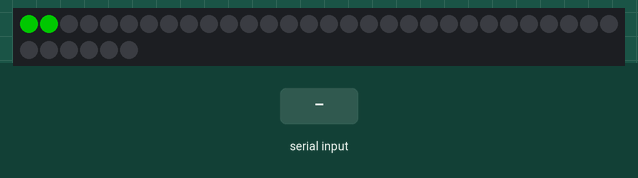
This sketch was run on a simulated Arduino Uno, built with avr-gcc and run on an emulated ATmega328P. On the bench: 36 RGB LEDs in strip order, left to right, continuing on the next row. The test bench sets the inputs (shaded band). Dim RGB values are drawn brighter than linear; random numbers use the default seed unless the sketch sets one; what the sketch prints to the serial monitor is not drawn.

Above: at 1.2 s.
1.3 s: "v1\n" received over Serial
At 5.71 s:
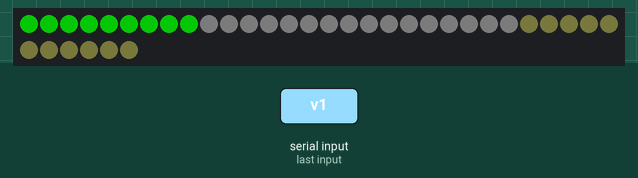
At 17.7 s:
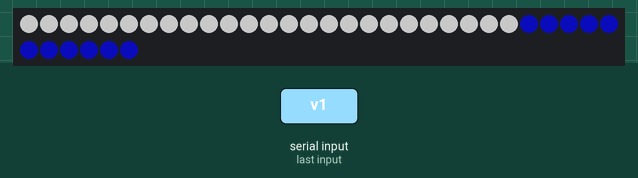

The sketch:

omics-ai-firmware.ino
```cpp
#include <Adafruit_NeoPixel.h>

// Which pin on the Arduino is connected to the NeoPixels?
#define LED_PIN    5
#define LED_COUNT 36

//   NEO_KHZ800  800 KHz bitstream (most NeoPixel products w/WS2812 LEDs)
//   NEO_KHZ400  400 KHz (classic 'v1' (not v2) FLORA pixels, WS2811 drivers)
//   NEO_GRB     Pixels are wired for GRB bitstream (most NeoPixel products)
//   NEO_RGB     Pixels are wired for RGB bitstream (v1 FLORA pixels, not v2)
//   NEO_RGBW    Pixels are wired for RGBW bitstream (NeoPixel RGBW products)
Adafruit_NeoPixel strip(LED_COUNT, LED_PIN, NEO_GRB + NEO_KHZ800);

// ------ Maps of pixels by physical position
static const uint8_t ENDROW = 255;

static const uint8_t Y0[3] = { 14, 34, ENDROW };
static const uint8_t Y1[13] = { 0, 4, 6, 9, 13, 15, 16, 23, 24, 25, 26, 33, ENDROW };
static const uint8_t Y2[11] = { 1, 3, 7, 10, 12, 17, 22, 21, 27, 29, ENDROW };
static const uint8_t Y3[12] = { 2, 5, 8, 11, 18, 19, 20, 30, 31, 28, 32, ENDROW };
static const uint8_t* Y[5] = { Y0, Y1, Y2, Y3, NULL };

static const uint8_t X0[2] = { 1, ENDROW };
static const uint8_t X1[3] = { 0, 2, ENDROW };
static const uint8_t X2[2] = { 3, ENDROW };
static const uint8_t X3[3] = { 4, 5, ENDROW };
static const uint8_t X4[2] = { 6, ENDROW };
static const uint8_t X5[3] = { 7, 8, ENDROW };
static const uint8_t X6[4] = { 9, 10, 11, ENDROW };
static const uint8_t X7[4] = { 12, 13, 14, ENDROW };
static const uint8_t X8[3] = { 16, 17, ENDROW };
static const uint8_t X9[3] = { 15, 18, ENDROW };
static const uint8_t X10[3] = { 22, 19, ENDROW };
static const uint8_t X11[2] = { 23, ENDROW };
static const uint8_t X12[4] = { 24, 21, 20, ENDROW };
static const uint8_t X13[3] = { 25, 30, ENDROW };
static const uint8_t X14[3] = { 29, 31, ENDROW };
static const uint8_t X15[4] = { 26, 27, 28, ENDROW };
static const uint8_t X16[4] = { 32, 33, 34, ENDROW };
static const uint8_t* X[] = { X0, X1, X2, X3, X4, X5, X6, X7, X8, X9, X10, X11, X12, X13, X14, X15, X16, NULL };
static const uint8_t* X_REV[] = { X16, X15, X14, X13, X12, X11, X10, X9, X8, X7, X6, X5, X4, X3, X2, X1, X0, NULL };
static const uint8_t* X_MID[] = { X0, X16, X1, X15, X2, X14, X3, X4, X13, X5, X12, X6, X11, X7, X10, X8, X9, NULL };

// OMICS letters are 0..24
static const uint8_t OMICS_LAST_LED = 24;
// AI letters are 25..34
//static const uint32_t AI_PURPLE_HSV = 0xadc8e3; // "true" RGB is #4d51e5 = 238deg, 66%, 90% = hsv(a8,a9,e5) but this looks closer to me
static const uint32_t AI_PURPLE_HSV = 0xa8a9e5;

// low-level functions
uint32_t lerp(uint32_t a, uint32_t b, uint8_t p) {
  uint8_t ah = (a >> 16) & 0xff;
  uint8_t bh = (b >> 16) & 0xff;
  uint8_t as = (a >> 8) & 0xff;
  uint8_t bs = (b >> 8) & 0xff;
  uint8_t av = a & 0xff;
  uint8_t bv = b & 0xff;

  uint8_t h = static_cast<uint8_t>((ah * (255 - p) + bh * p) / 255);
  uint8_t s = static_cast<uint8_t>((as * (255 - p) + bs * p) / 255);
  uint8_t v = static_cast<uint8_t>((av * (255 - p) + bv * p) / 255);

  return
    (static_cast<uint32_t>(h) << 16) |
    (static_cast<uint32_t>(s) << 8) |
    static_cast<uint32_t>(v);
}

void fillScene(uint32_t *scene, uint32_t colorHsv) {
  for (int i = 0; i < LED_COUNT; i++) scene[i] = colorHsv;
}
void fillSceneOmics(uint32_t *scene, uint32_t colorHsv) {
  for (int i = 0; i <= OMICS_LAST_LED; i++) scene[i] = colorHsv;
}
void fillSceneAi(uint32_t *scene, uint32_t colorHsv) {
  for (int i = OMICS_LAST_LED + 1; i < LED_COUNT; i++) scene[i] = colorHsv;
}
void showScene(uint32_t *scene) {
    for (int i = 0; i < LED_COUNT; i++) {
      uint32_t hsv = scene[i];
      strip.setPixelColor(i, strip.gamma32(strip.ColorHSV((hsv >> 8) & 0xff00, (hsv >> 8) & 0xff, hsv & 0xff)));
    }
    strip.show();
}

// PixelAnimator implementations -----------------
class PixelAnimator {
  uint8_t frameDelay{0};
  bool keepRunning{true};
  const uint8_t frameSkip;

  protected:
  PixelAnimator(const uint8_t frameSkip) : frameSkip(frameSkip) {}

  public:

  /**
   * Handles frameSkip/frameDelay, and calls update() when it's time.
   *
   * Returns false when the animation cycle is nearing an end, and the transition
   * to some other animator should begin. Otherwise returns true to say "keep
   * calling me back." This is done by caching the last value returned by update().
   */
  bool nextFrame(uint32_t *scene) {
    if (frameDelay > 0) {
      frameDelay--;
    } else {
      frameDelay = frameSkip;
      keepRunning = update(scene);
    }
    return keepRunning;
  }

  /**
   * Applies this animation's next actual frame to the given scene. Does not necessarily
   * write all pixels, but typically will.
   *
   * Returns false when the animation cycle is nearing an end, and the transition
   * to some other animator should begin. Otherwise returns true to say "keep
   * calling me back."
   */
  virtual bool update(uint32_t *scene);

  /**
   * Resets this animator to its initial settings so it can be used again. This method
   * is also called before first use to ensure consistent behaviour.
   */
  virtual void reset() {
    frameDelay = 0;
    keepRunning = true;
  }
};

class CompoundAnim : public PixelAnimator {
  private:
  const uint8_t nAnimators;
  const uint8_t stopAt;
  uint8_t currentAnimator{0};
  PixelAnimator **animators;

  public:
  CompoundAnim(PixelAnimator *animators[], uint8_t nAnimators, uint8_t stopAt = 0)
    : PixelAnimator{0}
    , animators{animators}
    , nAnimators{nAnimators}
    , stopAt{stopAt == 0 ? nAnimators : stopAt}
  {}

  virtual bool update(uint32_t *scene) {
    if (!animators[currentAnimator % nAnimators]->nextFrame(scene)) {
      animators[currentAnimator % nAnimators]->reset();
      Serial.print("Resetting animator ");
      Serial.println(currentAnimator % nAnimators);
      currentAnimator++;
      if (currentAnimator >= stopAt) {
        return false;
      }
    }
    return true;
  }

  virtual void reset() {
    PixelAnimator::reset();
    currentAnimator = 0;
    for (int i = 0; i < nAnimators; i++) {
      animators[i]->reset();
    }
  }
};


// Fill strip pixels one after another with a color. Strip is NOT cleared
// first; anything there will be covered pixel by pixel. Pass in color
// (as a single 'packed' 32-bit value, which you can get by calling
// strip.Color(red, green, blue) as shown in the loop() function above),
// and a delay time (in milliseconds) between pixels.
class SeriesFill : public PixelAnimator {
  private:
  const uint32_t hsv;
  uint8_t nextLed{0};

  public:
  SeriesFill(uint32_t hsv, uint8_t frameSkip)
    : hsv{hsv}
    , PixelAnimator{frameSkip}
  {}

  virtual bool update(uint32_t *scene) {
    scene[nextLed % LED_COUNT] = hsv;
    nextLed++;
    if (nextLed >= LED_COUNT) {
      // Serial.print("SeriesFill got to pixel ");
      // Serial.println(nextLed);
      return false;
    }
    return true;
  }

  virtual void reset() {
    //Serial.println("SeriesFill reset");
    PixelAnimator::reset();
    nextLed = 0;
  }
};

// Rainbow cycle along whole strip. Pass delay time (in ms) between frames.
class Rainbow : public PixelAnimator {
  private:
  uint32_t firstPixelHue{0};

  public:
  Rainbow(uint8_t frameSkip)
    : PixelAnimator{frameSkip}
    {}

  virtual bool update(uint32_t *scene) {
    for (int i = 0; i < LED_COUNT; i++) {
      uint32_t hue = firstPixelHue + i * 255L / LED_COUNT;
      scene[i] = (hue << 16) | 0xffff;
    }
    firstPixelHue++;
    return firstPixelHue < 3 * 255;
  }

  virtual void reset() {
    PixelAnimator::reset();
    firstPixelHue = 0;
  }
};

class ColorSparkle : public PixelAnimator {
  const uint8_t firstLed;
  const uint8_t lastLed;
  uint16_t firstPixelHue{0};
  int16_t ttl{40};

  public:
  ColorSparkle(uint8_t firstLed, uint8_t lastLed, int frameSkip)
    : firstLed{firstLed}
    , lastLed{lastLed}
    , PixelAnimator{frameSkip}
    {}

  virtual bool update(uint32_t *scene) {
    for (uint8_t c = firstLed; c < lastLed; c++) {
      uint32_t hue = firstPixelHue + c * 255 / (lastLed - firstLed);
      scene[c] = (hue << 16) | 0xffff;
    }
    firstPixelHue += 50;
    ttl--;
    return ttl > 0;
  }

  virtual void reset() {
    PixelAnimator::reset();
    firstPixelHue = 0;
    ttl = 30;
  }
};

class GeomFill : public PixelAnimator {
  private:
  const uint8_t **map;
  const uint32_t hsv;
  uint16_t rownum{0};
  bool done{false};

  public:
  GeomFill(const uint8_t **map, uint32_t hsv, uint8_t frameSkip)
    : map{map}
    , hsv{hsv}
    , PixelAnimator{frameSkip}
    {}

  virtual bool update(uint32_t *scene) {
    if (map[rownum] == NULL) {
      done = true;
      rownum = 0;
    }
    uint8_t* leds = map[rownum++];
    for (int col = 0; leds[col] != ENDROW; col++) {
      scene[leds[col]] = hsv;
    }
    return !done;
  }

  virtual void reset() {
    PixelAnimator::reset();
    rownum = 0;
    done = false;
  }
};

// ---------------------------------------
//         Transitions
// ---------------------------------------

// rules for transitions
// fromScene and toScene can both be animating
// progress is measured from 0..255
// targetScene should not be animating on its own
// targetScene must not point to fromScene or toScene
class Transition {
  uint16_t progress{0};
  const uint8_t frameSkip;

  protected:
  Transition(uint8_t frameSkip)
    : frameSkip(frameSkip)
  {}

  public:
  bool nextFrame(uint32_t *fromScene, uint32_t *toScene, Adafruit_NeoPixel *targetStrip) {
    if (progress >= 255) {
      return false;
    }
    update(progress, fromScene, toScene, targetStrip);
    progress += frameSkip;
    return true;
  }

  virtual void update(uint8_t progress, uint32_t *fromScene, uint32_t *toScene, Adafruit_NeoPixel *targetStrip);

  virtual void reset() {
    progress = 0;
  }
};

class TransitionDissolve : public Transition {

  public:
  TransitionDissolve(uint8_t frameSkip)
    : Transition(frameSkip)
  {}

  virtual void update(uint8_t progress, uint32_t *fromScene, uint32_t *toScene, Adafruit_NeoPixel *targetStrip) {

    for (int i = 0; i < LED_COUNT; i++) {

      // Avoid unproductive colour cycling when the "to" colour is white.
      // This is accomplished by syncing the target pixel's hue to match the source one
      uint32_t toColor;
      if ((toScene[i] & 0x00ff00) == 0) { // to white
        toColor = (fromScene[i] & 0xff0000) | (toScene[i] & 0x00ffff);
      } else {
        toColor = toScene[i];
      }

      uint32_t blendedHsv = lerp(fromScene[i], toColor, progress);

      // if (i == OMICS_LAST_LED+1) {
      //   Serial.print(progress);
      //   Serial.print(" fromScene[i] ");
      //   Serial.print(fromScene[i], 16);
      //   Serial.print(" toScene[i] ");
      //   Serial.print(toScene[i], 16);
      //   Serial.print(" toColor ");
      //   Serial.print(toColor, 16);
      //   Serial.print(" blended ");
      //   Serial.println(blendedHsv, 16);
      // }

      targetStrip->setPixelColor(i, strip.gamma32(strip.ColorHSV((blendedHsv >> 8) & 0xff00, (blendedHsv >> 8) & 0xff, blendedHsv & 0xff)));
    }
  }
};

class TransitionNone : public Transition {

  public:
  TransitionNone(uint8_t frameSkip)
    : Transition(frameSkip)
  {}

  virtual void update(uint8_t progress, uint32_t *fromScene, uint32_t *toScene, Adafruit_NeoPixel *targetStrip) {
    for (int i = 0; i < LED_COUNT; i++) {
      uint32_t blendedHsv = fromScene[i];
      targetStrip->setPixelColor(i, strip.gamma32(strip.ColorHSV((blendedHsv >> 8) & 0xff00, (blendedHsv >> 8) & 0xff, blendedHsv & 0xff)));
    }
  }

};

class TransitionWipe : public Transition {
  const uint8_t **geometry;
  uint8_t numRows;

  public:
  TransitionWipe(const uint8_t **geometry, uint8_t frameSkip)
    : geometry{geometry}
    , Transition(frameSkip)
  {
    numRows = 0;
    while (geometry[numRows] != NULL && numRows < 255) {
      numRows++;
    }
  }

  virtual void update(uint8_t progress, uint32_t *fromScene, uint32_t *toScene, Adafruit_NeoPixel *targetStrip) {
    uint8_t wiperRow = progress * numRows / 256;
    for (int rownum = 0; geometry[rownum] != NULL; rownum++) {
      uint8_t* leds = geometry[rownum];
      for (int col = 0; leds[col] != ENDROW; col++) {
        uint16_t ledIndex = leds[col];
        uint32_t hsv = rownum < wiperRow ? toScene[ledIndex] : fromScene[ledIndex];
        targetStrip->setPixelColor(ledIndex, strip.gamma32(strip.ColorHSV((hsv >> 8) & 0xff00, (hsv >> 8) & 0xff, hsv & 0xff)));
      }
    }
  }
};


// Main Program -------------------------------------------------

static PixelAnimator *animBgrSeriesFill;
static PixelAnimator *animRainbow;
static PixelAnimator *animGeomFillY;
static PixelAnimator *animAiColorSparkle;
static PixelAnimator *animAccelerateX;

static Transition *transitionDissolve = new TransitionDissolve(1);
static Transition *transitionWipeX = new TransitionWipe(X, 2);
static Transition *transitionWipeXReverse = new TransitionWipe(X_REV, 2);
static Transition *transitionWipeXMiddle = new TransitionWipe(X_MID, 2);
static Transition *transitionWipeY = new TransitionWipe(Y, 2);
static Transition *transitionNone = new TransitionNone(1);

static PixelAnimator *currentAnim = NULL;
static Transition *transition = NULL;

// Delay between frames. Changing this will globally alter how fast effects and transitions run.
static const uint8_t FRAME_PERIOD = 2;

// Time to wait on the logo in its proper form before starting a new animation cycle
static const uint16_t LOGO_DWELL_MILLIS = 15000;

// two buffers for the scene, both in packed HSV 8,8,8
uint32_t scene1[LED_COUNT];
uint32_t scene2[LED_COUNT];

enum Mode { AUTO, SINGLE };
Mode mode = AUTO;

void setup() {
  strip.begin();
  strip.show(); // ensure pixels don't come on at 100% white (mega power draw)
  strip.setBrightness(100); // (max = 255)

  Serial.begin(9600);
  while (!Serial) {
    ;  // wait for serial port to connect. Needed for native USB port only
  }

  Serial.println("creating animators");

  PixelAnimator **sfComponents = new PixelAnimator*[3];
  sfComponents[0] = new SeriesFill(0x55ffff, 10); // green
  sfComponents[1] = new SeriesFill(0xaaffff, 10); // blue
  sfComponents[2] = new SeriesFill(0x00ffff, 10); // red
  animBgrSeriesFill = new CompoundAnim(sfComponents, 3);

  animRainbow = new Rainbow(5);

  PixelAnimator **gfComponents = new PixelAnimator*[5];
  gfComponents[0] = new GeomFill(Y, 0xccffff, 20);
  gfComponents[1] = new GeomFill(Y, 0x99ffff, 20);
  gfComponents[2] = new GeomFill(Y, 0x66ffff, 20);
  gfComponents[3] = new GeomFill(Y, 0x33ffff, 20);
  gfComponents[4] = new GeomFill(Y, 0x00ffff, 20);
  animGeomFillY = new CompoundAnim(gfComponents, 5);

  animAiColorSparkle = new ColorSparkle(OMICS_LAST_LED + 1, LED_COUNT, 8);

  PixelAnimator **aaxComponents = new PixelAnimator*[12];
  aaxComponents[0] = new GeomFill(X_REV, 0xccffff, 10);
  aaxComponents[1] = new GeomFill(X_REV, 0x99ffff, 9);
  aaxComponents[2] = new GeomFill(X_REV, 0x66ffff, 8);
  aaxComponents[3] = new GeomFill(X_REV, 0x33ffff, 7);
  aaxComponents[4] = new GeomFill(X_REV, 0x00ffff, 6);
  aaxComponents[5] = new GeomFill(X_REV, 0xccffff, 5);
  aaxComponents[6] = new GeomFill(X_REV, 0x99ffff, 4);
  aaxComponents[7] = new GeomFill(X_REV, 0x66ffff, 3);
  aaxComponents[8] = new GeomFill(X_REV, 0x33ffff, 2);
  aaxComponents[9] = new GeomFill(X_REV, 0x00ffff, 1);
  aaxComponents[10] = new GeomFill(X_REV, 0xccffff, 1);
  aaxComponents[11] = new GeomFill(X_REV, 0x99ffff, 1);
  animAccelerateX = new CompoundAnim(aaxComponents, 12, 8);

  Serial.println("init() finished");
}

// ------------------------------------------
//         MAIN LOOP
// ------------------------------------------
void loop() {
  Serial.println("starting loop");

  if (Serial.available() > 0) {
    processSerial();
  }

  if (mode == AUTO) {
    if (currentAnim == NULL) {
      // choose random effect and run it on scene 1
      switch (random(5)) {
        case 0:
          currentAnim = animRainbow;
          break;
        case 1:
          currentAnim = animAiColorSparkle;
          break;
        case 2:
          currentAnim = animBgrSeriesFill;
          break;
        case 3:
          currentAnim = animGeomFillY;
          break;
        case 4:
          currentAnim = animAccelerateX;
          break;
      }
      currentAnim->reset();
    }

    while (currentAnim->nextFrame(scene1)) {
      showScene(scene1);
      delay(FRAME_PERIOD);

      if (Serial.available() > 0) {
        break;
      }
    }

    // choose random wipe to reveal scene 2 (the proper logo colours)
    fillSceneOmics(scene2, 0xa800ff);
    fillSceneAi(scene2, AI_PURPLE_HSV);
    switch (random(5)) {
      case 0:
        transition = transitionWipeY;
        break;
      case 1:
        transition = transitionWipeX;
        break;
      case 2:
        transition = transitionWipeXReverse;
        break;
      case 3:
        transition = transitionWipeXMiddle;
        break;
      case 4:
        transition = transitionDissolve;
        break;
    }
    transition->reset();

    while (transition->nextFrame(scene1, scene2, &strip)) {
      currentAnim->nextFrame(scene1);
      strip.show();
      delay(FRAME_PERIOD);
    }

    // Ensure we land on the final desired scene (rounding errors in transitions could leave us close but not exact)
    showScene(scene2);

    // copy scene2 back to scene1 because not all animations replace all pixels right away
    for (int i = 0; i < LED_COUNT; i++) {
      scene1[i] = scene2[i];
    }

    currentAnim = NULL;
    transition = NULL;

    // stay on the logo for a while
    delay(LOGO_DWELL_MILLIS);
  }
}


// ------------ Serial Console stuff ------------
int inputNumber = -1;
uint32_t inputHsv = 0;

void processSerial() {
  char ch = Serial.read();
  Serial.print(ch);

  if (ch >= '0' && ch <= '9') {
    mode = SINGLE;
    if (inputNumber < 0) { inputNumber = 0; }
    inputNumber = (10 * inputNumber) + (ch - '0');
  } else if (ch == 'h') {
    inputHsv &= 0x00ffff;
    inputHsv |= (static_cast<uint32_t>(inputNumber) & 0xff) << 16;
    Serial.println(inputHsv, 16);
    fillSceneAi(scene1, inputHsv);
    showScene(scene1);
  } else if (ch == 's') {
    inputHsv &= 0xff00ff;
    inputHsv |= (static_cast<uint32_t>(inputNumber) & 0xff) << 8;
    Serial.println(inputHsv, 16);
    fillSceneAi(scene1, inputHsv);
    showScene(scene1);
  } else if (ch == 'v') {
    inputHsv &= 0xffff00;
    inputHsv |= (static_cast<uint32_t>(inputNumber) & 0xff);
    Serial.println(inputHsv, 16);
    fillSceneAi(scene1, inputHsv);
    showScene(scene1);
  } else if (ch == 'a') {
    mode = AUTO;
  }

  if (ch == '\n') {
    inputNumber = -1;
    Serial.print("> ");
  }
}
```
